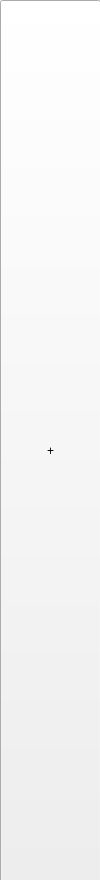
<?xml version="1.0" encoding="UTF-8"?>
<ui version="4.0">
 <class>Form</class>
 <widget class="QWidget" name="Form">
  <property name="geometry">
   <rect>
    <x>0</x>
    <y>0</y>
    <width>100</width>
    <height>880</height>
   </rect>
  </property>
  <property name="minimumSize">
   <size>
    <width>100</width>
    <height>880</height>
   </size>
  </property>
  <property name="maximumSize">
   <size>
    <width>100</width>
    <height>880</height>
   </size>
  </property>
  <property name="windowTitle">
   <string>Form</string>
  </property>
  <widget class="QPushButton" name="create_column_button">
   <property name="geometry">
    <rect>
     <x>0</x>
     <y>0</y>
     <width>101</width>
     <height>901</height>
    </rect>
   </property>
   <property name="text">
    <string>+</string>
   </property>
  </widget>
 </widget>
 <resources/>
 <connections/>
</ui>
